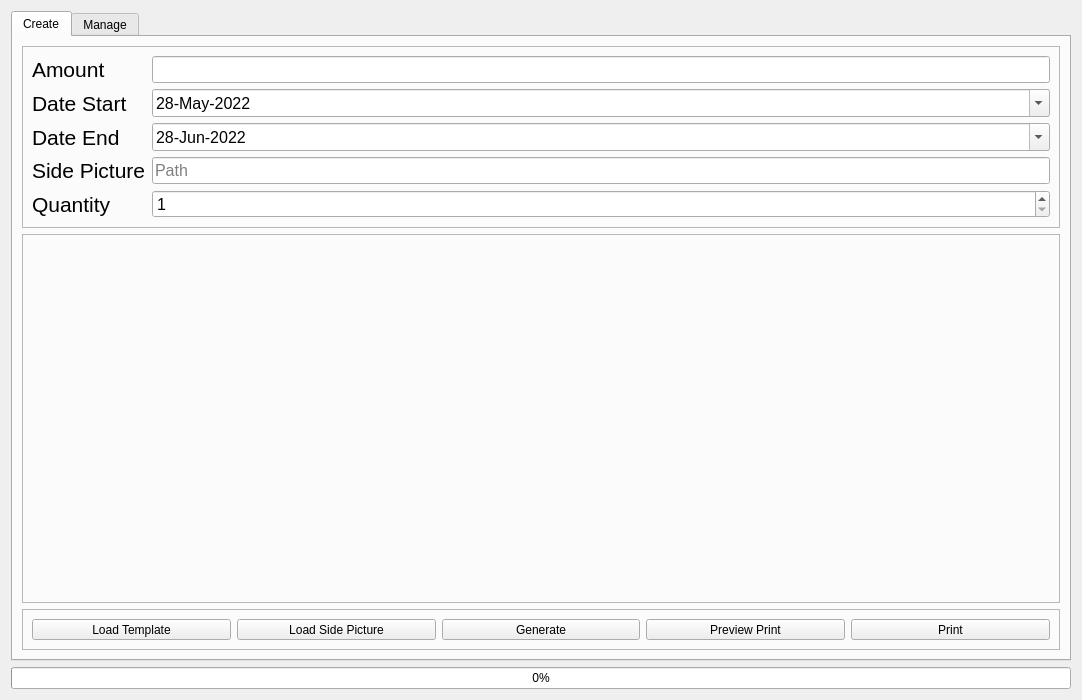
<?xml version="1.0" encoding="UTF-8"?>
<ui version="4.0">
 <class>Dialog</class>
 <widget class="QDialog" name="Dialog">
  <property name="geometry">
   <rect>
    <x>0</x>
    <y>0</y>
    <width>1082</width>
    <height>700</height>
   </rect>
  </property>
  <property name="minimumSize">
   <size>
    <width>800</width>
    <height>700</height>
   </size>
  </property>
  <property name="windowTitle">
   <string>Coupon Generator</string>
  </property>
  <property name="windowIcon">
   <iconset resource="../resource/resource.qrc">
    <normaloff>:/Simple icons/simple_icons/fi-rr-ticket.svg</normaloff>:/Simple icons/simple_icons/fi-rr-ticket.svg</iconset>
  </property>
  <layout class="QVBoxLayout" name="verticalLayout">
   <item>
    <widget class="QTabWidget" name="tw_coupon_maker">
     <property name="currentIndex">
      <number>0</number>
     </property>
     <widget class="QWidget" name="tab_create_coupon">
      <attribute name="title">
       <string>Create</string>
      </attribute>
      <layout class="QVBoxLayout" name="verticalLayout_3">
       <item>
        <widget class="QFrame" name="frame_3">
         <property name="sizePolicy">
          <sizepolicy hsizetype="Preferred" vsizetype="Maximum">
           <horstretch>0</horstretch>
           <verstretch>0</verstretch>
          </sizepolicy>
         </property>
         <property name="frameShape">
          <enum>QFrame::StyledPanel</enum>
         </property>
         <property name="frameShadow">
          <enum>QFrame::Raised</enum>
         </property>
         <layout class="QFormLayout" name="formLayout">
          <item row="0" column="0">
           <widget class="QLabel" name="label">
            <property name="font">
             <font>
              <pointsize>16</pointsize>
             </font>
            </property>
            <property name="text">
             <string>Amount</string>
            </property>
           </widget>
          </item>
          <item row="0" column="1">
           <widget class="QLineEdit" name="le_amount">
            <property name="font">
             <font>
              <pointsize>12</pointsize>
             </font>
            </property>
            <property name="inputMethodHints">
             <set>Qt::ImhPreferNumbers</set>
            </property>
           </widget>
          </item>
          <item row="2" column="1">
           <widget class="QDateEdit" name="de_start">
            <property name="font">
             <font>
              <pointsize>12</pointsize>
             </font>
            </property>
            <property name="currentSection">
             <enum>QDateTimeEdit::DaySection</enum>
            </property>
            <property name="displayFormat">
             <string>dd-MMM-yyyy</string>
            </property>
            <property name="calendarPopup">
             <bool>true</bool>
            </property>
            <property name="date">
             <date>
              <year>2022</year>
              <month>5</month>
              <day>28</day>
             </date>
            </property>
           </widget>
          </item>
          <item row="3" column="1">
           <widget class="QDateEdit" name="de_end">
            <property name="font">
             <font>
              <pointsize>12</pointsize>
             </font>
            </property>
            <property name="currentSection">
             <enum>QDateTimeEdit::DaySection</enum>
            </property>
            <property name="displayFormat">
             <string>dd-MMM-yyyy</string>
            </property>
            <property name="calendarPopup">
             <bool>true</bool>
            </property>
            <property name="date">
             <date>
              <year>2022</year>
              <month>6</month>
              <day>28</day>
             </date>
            </property>
           </widget>
          </item>
          <item row="2" column="0">
           <widget class="QLabel" name="label_2">
            <property name="font">
             <font>
              <pointsize>16</pointsize>
             </font>
            </property>
            <property name="text">
             <string>Date Start</string>
            </property>
           </widget>
          </item>
          <item row="3" column="0">
           <widget class="QLabel" name="label_3">
            <property name="font">
             <font>
              <pointsize>16</pointsize>
             </font>
            </property>
            <property name="text">
             <string>Date End</string>
            </property>
           </widget>
          </item>
          <item row="5" column="0">
           <widget class="QLabel" name="label_4">
            <property name="font">
             <font>
              <pointsize>16</pointsize>
             </font>
            </property>
            <property name="text">
             <string>Side Picture</string>
            </property>
           </widget>
          </item>
          <item row="5" column="1">
           <widget class="QLineEdit" name="le_side_picture_path">
            <property name="enabled">
             <bool>true</bool>
            </property>
            <property name="font">
             <font>
              <pointsize>12</pointsize>
             </font>
            </property>
            <property name="inputMethodHints">
             <set>Qt::ImhPreferNumbers</set>
            </property>
            <property name="readOnly">
             <bool>true</bool>
            </property>
            <property name="placeholderText">
             <string>Path</string>
            </property>
           </widget>
          </item>
          <item row="6" column="1">
           <widget class="QSpinBox" name="sb_count">
            <property name="font">
             <font>
              <pointsize>12</pointsize>
             </font>
            </property>
            <property name="minimum">
             <number>1</number>
            </property>
            <property name="maximum">
             <number>100</number>
            </property>
           </widget>
          </item>
          <item row="6" column="0">
           <widget class="QLabel" name="label_5">
            <property name="font">
             <font>
              <pointsize>16</pointsize>
             </font>
            </property>
            <property name="text">
             <string>Quantity</string>
            </property>
           </widget>
          </item>
         </layout>
        </widget>
       </item>
       <item>
        <widget class="QFrame" name="f_preview">
         <property name="minimumSize">
          <size>
           <width>180</width>
           <height>50</height>
          </size>
         </property>
         <property name="frameShape">
          <enum>QFrame::StyledPanel</enum>
         </property>
         <property name="frameShadow">
          <enum>QFrame::Raised</enum>
         </property>
         <layout class="QVBoxLayout" name="verticalLayout_2"/>
        </widget>
       </item>
       <item>
        <widget class="QFrame" name="frame_2">
         <property name="sizePolicy">
          <sizepolicy hsizetype="Preferred" vsizetype="Maximum">
           <horstretch>0</horstretch>
           <verstretch>0</verstretch>
          </sizepolicy>
         </property>
         <property name="frameShape">
          <enum>QFrame::StyledPanel</enum>
         </property>
         <property name="frameShadow">
          <enum>QFrame::Raised</enum>
         </property>
         <layout class="QHBoxLayout" name="horizontalLayout">
          <item>
           <widget class="QToolButton" name="tb_load_template">
            <property name="sizePolicy">
             <sizepolicy hsizetype="Preferred" vsizetype="Fixed">
              <horstretch>0</horstretch>
              <verstretch>0</verstretch>
             </sizepolicy>
            </property>
            <property name="text">
             <string>Load Template</string>
            </property>
            <property name="icon">
             <iconset resource="../resource/resource.qrc">
              <normaloff>:/Simple icons/simple_icons/fi-rr-upload.svg</normaloff>:/Simple icons/simple_icons/fi-rr-upload.svg</iconset>
            </property>
            <property name="iconSize">
             <size>
              <width>32</width>
              <height>32</height>
             </size>
            </property>
            <property name="toolButtonStyle">
             <enum>Qt::ToolButtonTextUnderIcon</enum>
            </property>
           </widget>
          </item>
          <item>
           <widget class="QToolButton" name="tb_load_side_picture">
            <property name="sizePolicy">
             <sizepolicy hsizetype="Preferred" vsizetype="Fixed">
              <horstretch>0</horstretch>
              <verstretch>0</verstretch>
             </sizepolicy>
            </property>
            <property name="text">
             <string>Load Side Picture</string>
            </property>
            <property name="icon">
             <iconset resource="../resource/resource.qrc">
              <normaloff>:/Simple icons/simple_icons/fi-rr-picture.svg</normaloff>:/Simple icons/simple_icons/fi-rr-picture.svg</iconset>
            </property>
            <property name="iconSize">
             <size>
              <width>32</width>
              <height>32</height>
             </size>
            </property>
            <property name="toolButtonStyle">
             <enum>Qt::ToolButtonTextUnderIcon</enum>
            </property>
           </widget>
          </item>
          <item>
           <widget class="QToolButton" name="tb_generate">
            <property name="sizePolicy">
             <sizepolicy hsizetype="Preferred" vsizetype="Fixed">
              <horstretch>0</horstretch>
              <verstretch>0</verstretch>
             </sizepolicy>
            </property>
            <property name="text">
             <string>Generate</string>
            </property>
            <property name="icon">
             <iconset resource="../resource/resource.qrc">
              <normaloff>:/Simple icons/simple_icons/fi-rr-palette.svg</normaloff>:/Simple icons/simple_icons/fi-rr-palette.svg</iconset>
            </property>
            <property name="iconSize">
             <size>
              <width>32</width>
              <height>32</height>
             </size>
            </property>
            <property name="toolButtonStyle">
             <enum>Qt::ToolButtonTextUnderIcon</enum>
            </property>
           </widget>
          </item>
          <item>
           <widget class="QToolButton" name="tb_preview">
            <property name="sizePolicy">
             <sizepolicy hsizetype="Preferred" vsizetype="Fixed">
              <horstretch>0</horstretch>
              <verstretch>0</verstretch>
             </sizepolicy>
            </property>
            <property name="text">
             <string>Preview Print</string>
            </property>
            <property name="icon">
             <iconset resource="../resource/resource.qrc">
              <normaloff>:/Simple icons/simple_icons/fi-rr-print.svg</normaloff>:/Simple icons/simple_icons/fi-rr-print.svg</iconset>
            </property>
            <property name="iconSize">
             <size>
              <width>32</width>
              <height>32</height>
             </size>
            </property>
            <property name="toolButtonStyle">
             <enum>Qt::ToolButtonTextUnderIcon</enum>
            </property>
           </widget>
          </item>
          <item>
           <widget class="QToolButton" name="tb_print">
            <property name="sizePolicy">
             <sizepolicy hsizetype="Preferred" vsizetype="Fixed">
              <horstretch>0</horstretch>
              <verstretch>0</verstretch>
             </sizepolicy>
            </property>
            <property name="text">
             <string>Print</string>
            </property>
            <property name="icon">
             <iconset resource="../resource/resource.qrc">
              <normaloff>:/Simple icons/simple_icons/fi-rr-print.svg</normaloff>:/Simple icons/simple_icons/fi-rr-print.svg</iconset>
            </property>
            <property name="iconSize">
             <size>
              <width>32</width>
              <height>32</height>
             </size>
            </property>
            <property name="toolButtonStyle">
             <enum>Qt::ToolButtonTextUnderIcon</enum>
            </property>
           </widget>
          </item>
         </layout>
        </widget>
       </item>
      </layout>
     </widget>
     <widget class="QWidget" name="tab_manage_coupon">
      <attribute name="title">
       <string>Manage</string>
      </attribute>
      <layout class="QVBoxLayout" name="verticalLayout_4">
       <item>
        <widget class="QTableWidget" name="tw_manage_coupons">
         <property name="sizePolicy">
          <sizepolicy hsizetype="Expanding" vsizetype="Preferred">
           <horstretch>0</horstretch>
           <verstretch>0</verstretch>
          </sizepolicy>
         </property>
         <property name="editTriggers">
          <set>QAbstractItemView::NoEditTriggers</set>
         </property>
         <property name="selectionBehavior">
          <enum>QAbstractItemView::SelectRows</enum>
         </property>
        </widget>
       </item>
       <item>
        <widget class="QFrame" name="f_manage_preview">
         <property name="minimumSize">
          <size>
           <width>180</width>
           <height>50</height>
          </size>
         </property>
         <property name="frameShape">
          <enum>QFrame::StyledPanel</enum>
         </property>
         <property name="frameShadow">
          <enum>QFrame::Raised</enum>
         </property>
         <layout class="QVBoxLayout" name="verticalLayout_6"/>
        </widget>
       </item>
       <item>
        <widget class="QLineEdit" name="le_manage_template_path">
         <property name="readOnly">
          <bool>true</bool>
         </property>
         <property name="placeholderText">
          <string>Template path</string>
         </property>
        </widget>
       </item>
       <item>
        <widget class="QLineEdit" name="le_manage_picture_path">
         <property name="readOnly">
          <bool>true</bool>
         </property>
         <property name="placeholderText">
          <string>Side picture path</string>
         </property>
        </widget>
       </item>
       <item>
        <widget class="QFrame" name="frame_4">
         <property name="sizePolicy">
          <sizepolicy hsizetype="Preferred" vsizetype="Maximum">
           <horstretch>0</horstretch>
           <verstretch>0</verstretch>
          </sizepolicy>
         </property>
         <property name="frameShape">
          <enum>QFrame::StyledPanel</enum>
         </property>
         <property name="frameShadow">
          <enum>QFrame::Raised</enum>
         </property>
         <layout class="QHBoxLayout" name="horizontalLayout_2">
          <item>
           <widget class="QToolButton" name="tb_manage_template">
            <property name="sizePolicy">
             <sizepolicy hsizetype="Preferred" vsizetype="Fixed">
              <horstretch>0</horstretch>
              <verstretch>0</verstretch>
             </sizepolicy>
            </property>
            <property name="text">
             <string>Load Template</string>
            </property>
            <property name="icon">
             <iconset resource="../resource/resource.qrc">
              <normaloff>:/Simple icons/simple_icons/fi-rr-upload.svg</normaloff>:/Simple icons/simple_icons/fi-rr-upload.svg</iconset>
            </property>
            <property name="iconSize">
             <size>
              <width>32</width>
              <height>32</height>
             </size>
            </property>
            <property name="toolButtonStyle">
             <enum>Qt::ToolButtonTextUnderIcon</enum>
            </property>
           </widget>
          </item>
          <item>
           <widget class="QToolButton" name="tb_manage_picture">
            <property name="sizePolicy">
             <sizepolicy hsizetype="Preferred" vsizetype="Fixed">
              <horstretch>0</horstretch>
              <verstretch>0</verstretch>
             </sizepolicy>
            </property>
            <property name="text">
             <string>Load Side Picture</string>
            </property>
            <property name="icon">
             <iconset resource="../resource/resource.qrc">
              <normaloff>:/Simple icons/simple_icons/fi-rr-picture.svg</normaloff>:/Simple icons/simple_icons/fi-rr-picture.svg</iconset>
            </property>
            <property name="iconSize">
             <size>
              <width>32</width>
              <height>32</height>
             </size>
            </property>
            <property name="toolButtonStyle">
             <enum>Qt::ToolButtonTextUnderIcon</enum>
            </property>
           </widget>
          </item>
          <item>
           <widget class="QToolButton" name="tb_manage_preview">
            <property name="sizePolicy">
             <sizepolicy hsizetype="Preferred" vsizetype="Fixed">
              <horstretch>0</horstretch>
              <verstretch>0</verstretch>
             </sizepolicy>
            </property>
            <property name="text">
             <string>Print preview</string>
            </property>
            <property name="icon">
             <iconset resource="../resource/resource.qrc">
              <normaloff>:/Simple icons/simple_icons/fi-rr-print.svg</normaloff>:/Simple icons/simple_icons/fi-rr-print.svg</iconset>
            </property>
            <property name="iconSize">
             <size>
              <width>32</width>
              <height>32</height>
             </size>
            </property>
            <property name="toolButtonStyle">
             <enum>Qt::ToolButtonTextUnderIcon</enum>
            </property>
           </widget>
          </item>
          <item>
           <widget class="QToolButton" name="tb_manage_print">
            <property name="sizePolicy">
             <sizepolicy hsizetype="Preferred" vsizetype="Fixed">
              <horstretch>0</horstretch>
              <verstretch>0</verstretch>
             </sizepolicy>
            </property>
            <property name="text">
             <string>Print</string>
            </property>
            <property name="icon">
             <iconset resource="../resource/resource.qrc">
              <normaloff>:/Simple icons/simple_icons/fi-rr-print.svg</normaloff>:/Simple icons/simple_icons/fi-rr-print.svg</iconset>
            </property>
            <property name="iconSize">
             <size>
              <width>32</width>
              <height>32</height>
             </size>
            </property>
            <property name="toolButtonStyle">
             <enum>Qt::ToolButtonTextUnderIcon</enum>
            </property>
           </widget>
          </item>
         </layout>
        </widget>
       </item>
      </layout>
     </widget>
    </widget>
   </item>
   <item>
    <widget class="QProgressBar" name="pb_print">
     <property name="enabled">
      <bool>true</bool>
     </property>
     <property name="value">
      <number>0</number>
     </property>
    </widget>
   </item>
  </layout>
 </widget>
 <resources>
  <include location="../resource/resource.qrc"/>
 </resources>
 <connections/>
</ui>
